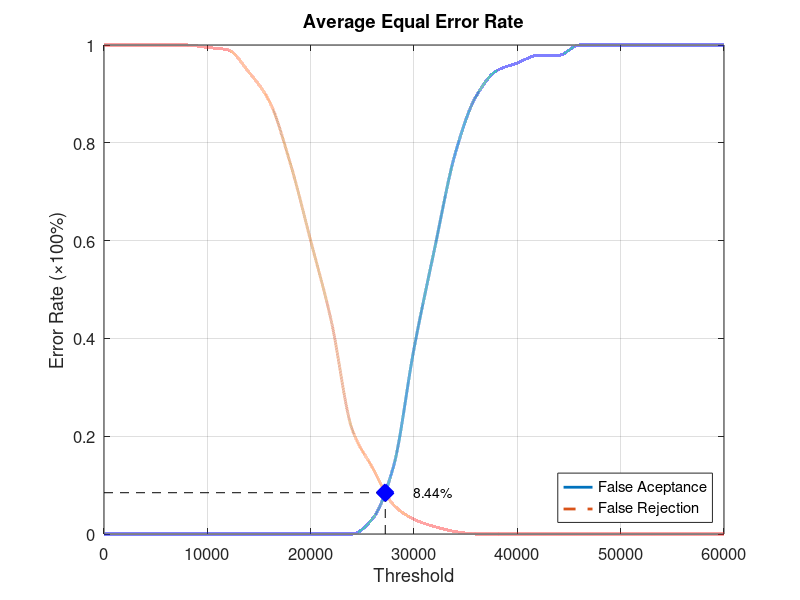
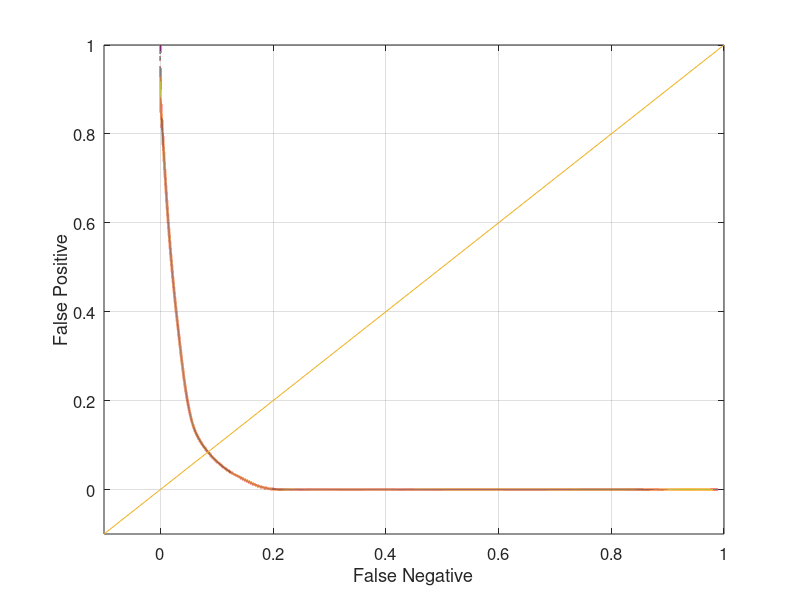

Here is the MATLAB script that generated these plots, in order:
function yEER = Database4_2
close all;
clear;
clc;
x = 0:2000:60000;
xq = 0:0.5:60000;

y0 = [0 0 0 0 0 0 0 0 0 0 0 0 0 0.0315789 0.136842 0.378947 0.584211 0.778947 0.894737 0.947368 0.963158 0.978947 0.978947 1 1 1 1 1 1 1 1];
yy0 = interp1(x, y0, xq, 'pchip');
y1 = [1 1 1 1 1 0.995 0.99 0.945 0.885 0.76 0.6 0.435 0.215 0.135 0.06 0.03 0.015 0.005 0 0 0 0 0 0 0 0 0 0 0 0 0];
yy1 = interp1(x, y1, xq, 'pchip');

% Calculating EER: 
y2 = abs(y0 - y1);
find(y2 == min(y2))
yy2 = abs(yy0 - yy1);
xEER = find(yy2 == min(yy2));
xEERIndex = xq(xEER) % X-axis EER
yEER = yy0(xEER) % Y-axis EER

main = figure
plot(xq, yy0,'-','LineWidth', 2);	hold on
plot(xq, yy1,'--','LineWidth', 2);	hold on
plot([xEERIndex xEERIndex], [0 yEER], 'k--');	hold on
plot([0 xEERIndex], [yEER yEER], 'k--');	hold on
plot(xEERIndex, yEER, 'bx', 'LineWidth', 10);	hold on
text(xEERIndex + 10 * xEERIndex / 100, yEER, [num2str(round((10000 * yEER)) / 100) '%'])
legend('False Aceptance', 'False Rejection', 'Location', 'SouthEast')
xlabel('Threshold')
ylabel('Error Rate (\times100%)')
title('Average Equal Error Rate')
set(gca, 'FontSize', 12)
axis([0 60000 0 1])
grid on

print(main, 'Database4_2Main', '-dpng');
FNRxFPR = figure('Color', [1 1 1]);
plot(yy1, yy0, '-', yy1, yy0, 'LineWidth', 2);
hold on
y = -0.1:0.1:1
plot(y, y); 
set(gca, 'FontSize', 12)
xlabel('False Negative')
ylabel('False Positive')
axis([-0.1 1 -0.1 1])
set(gca, 'FontSize', 12)
grid on

print(FNRxFPR, 'Database4_2FNRxFPR','-dpng');
end
